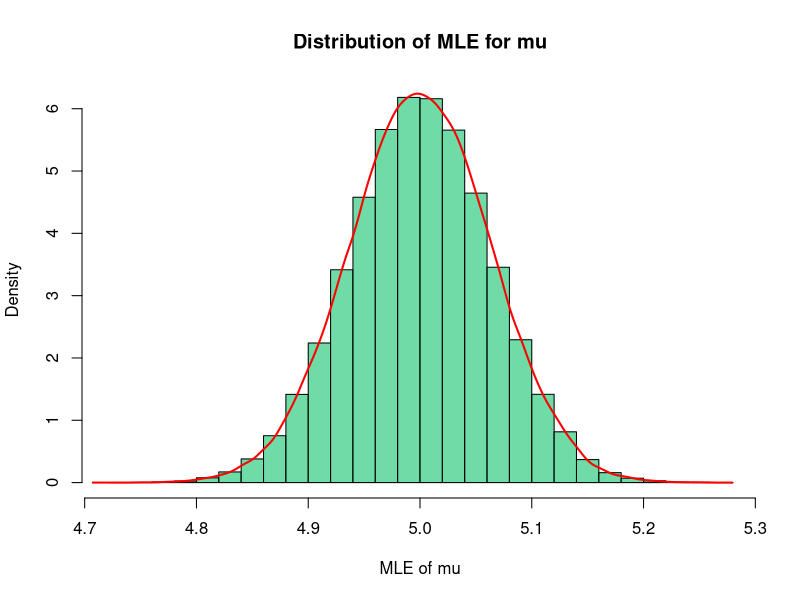
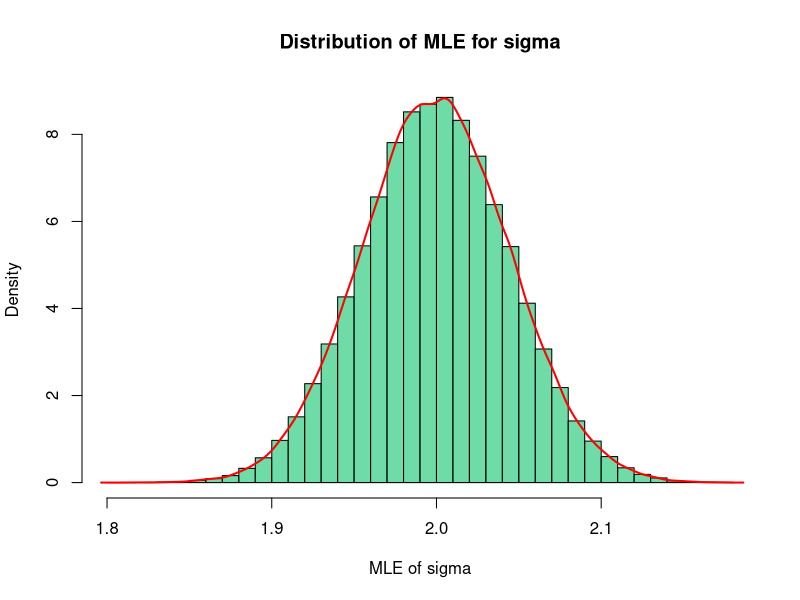

Here is the R script that generated these plots, in order:
##########################################################################################
# Set working directory to the folder where this script is saved
if (requireNamespace("rstudioapi", quietly = TRUE)) {
  setwd(dirname(rstudioapi::getActiveDocumentContext()$path))
}
##########################################################################################

##########################################################################################
# Simulating MLE Efficiency for Normal Distribution Parameters
##########################################################################################

# Set seed for reproducibility
set.seed(123)

# Define true parameters
mu_true <- 5        # True mean
sigma_true <- 2     # True standard deviation
n <- 1000           # Sample size per simulation
num_simulations <- 100000  # Number of simulations

# Initialize vectors to store MLE estimates
mu_mle_values <- numeric(num_simulations)
sigma_mle_values <- numeric(num_simulations)

##########################################################################################
# Simulation: Perform multiple MLE estimations
##########################################################################################

for (i in 1:num_simulations) {
  sample <- rnorm(n, mean = mu_true, sd = sigma_true)
  mu_mle_values[i] <- mean(sample)                     # MLE for mean
  sigma_mle_values[i] <- sqrt(var(sample))              # MLE for standard deviation
}

##########################################################################################
# Results: Check Efficiency of MLE Estimates
##########################################################################################

cat("=== Summary of MLE Estimates ===\n")
cat("Average of mu MLE:", mean(mu_mle_values), "\n")  
cat("Average of sigma^2 MLE:", mean(sigma_mle_values^2), "\n\n")

##########################################################################################
# Visualization: Distribution of MLE Estimates
##########################################################################################

# Save histogram of mu MLE
png(filename = "mu_mle_distribution.png", width = 600, height = 400)
hist(mu_mle_values, 
     main = "Distribution of MLE for mu", 
     xlab = "MLE of mu", 
     breaks = 30, 
     probability = TRUE, 
     col = rgb(0.2, 0.8, 0.5, 0.7))
lines(density(mu_mle_values), col = "red", lwd = 2)
dev.off()

# Save histogram of sigma MLE
png(filename = "sigma_mle_distribution.png", width = 600, height = 400)
hist(sigma_mle_values, 
     main = "Distribution of MLE for sigma", 
     xlab = "MLE of sigma", 
     breaks = 30, 
     probability = TRUE, 
     col = rgb(0.2, 0.8, 0.5, 0.7))
lines(density(sigma_mle_values), col = "red", lwd = 2)
dev.off()
